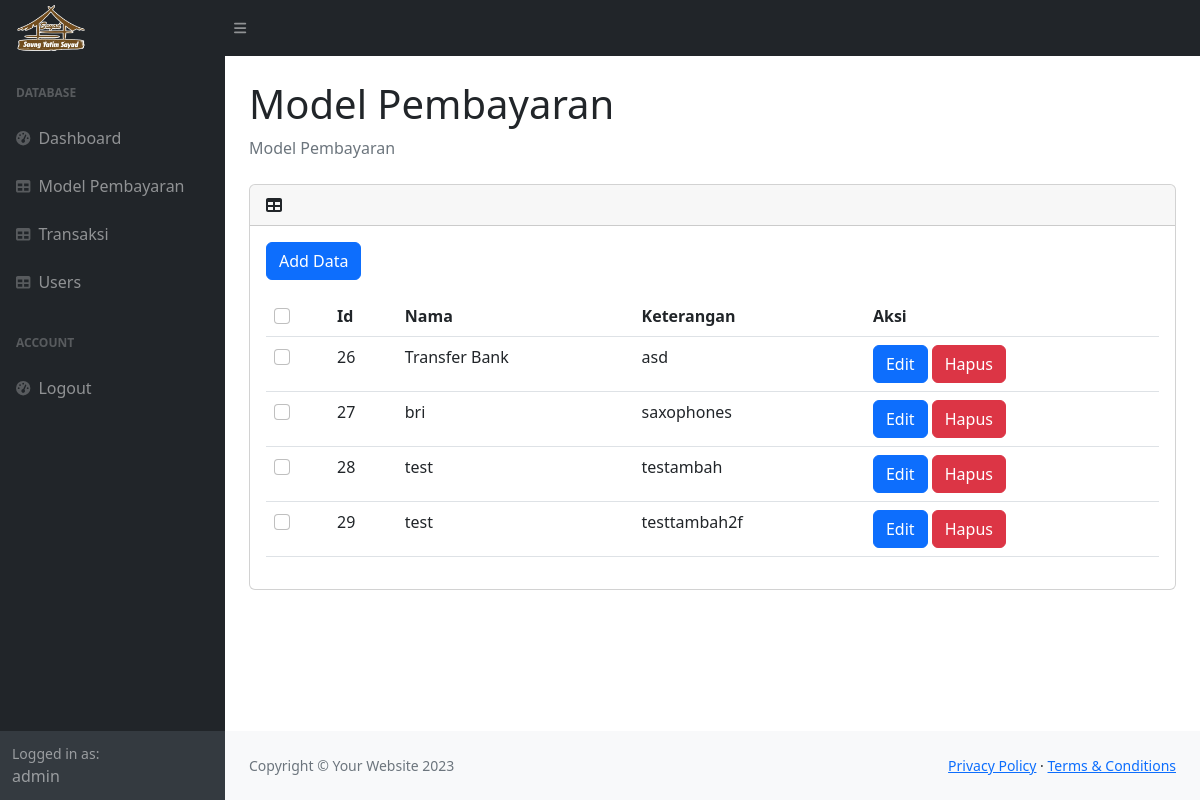
The page /admin/modelpembayaran.php (signed in) on the database as committed earlier.
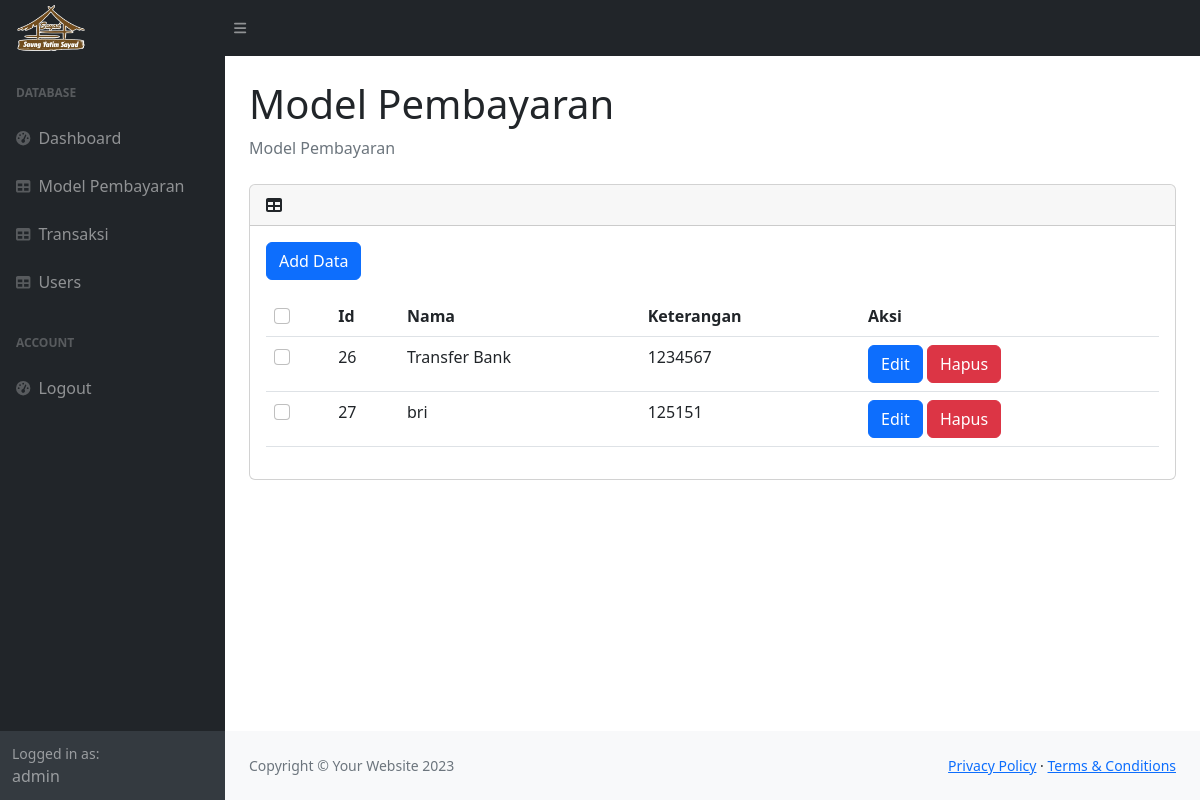
The same page on the database as committed later.
### tables this page shows
CREATE TABLE `model_pembayaran` (
  `id_model` int(11) NOT NULL,
  `metode` varchar(50) NOT NULL,
  `keterangan` varchar(255) DEFAULT NULL
);

### admin/modelpembayaran.php (called while the page is built, shortened)
<?php
    require_once __DIR__ . '/../models/modelpembayaran.php';
    $models = ModelPembayaran::get_all_active();
    require_once __DIR__ . '/views/layout.php';
    require_once __DIR__ . '/views/modelpembayaran.php';
?>

### models/modelpembayaran.php (called while the page is built, shortened)
<?php
    require_once __DIR__ . '/transaksi.php';
    class ModelPembayaran extends Model{
        protected $id;
        protected $nama;
        protected $keterangan;
        function __construct($id, $nama, $keterangan, $is_deleted){
            $this->id = $id;
            $this->nama = $nama;
            $this->keterangan = $keterangan;
        }
        public static function from_array($array){
            return new ModelPembayaran(
                $array[0],
                $array[1],
                $array[2],
                $array[3]
            );
        }
        function get_id(){
            return $this->id;
        }
        function get_nama(){
            return $this->nama;
        }
        function get_keterangan(){
            return $this->keterangan;
        }
        public static function get_all_active(){
            global $conn;
            $datas = [];
            $sql = "SELECT * from model_pembayaran where is_deleted='0'";
            $query = $conn->query($sql);
            if ($query->num_rows > 0){
                foreach ($query->fetch_all() as $raw_data){
                    $datas[] = static::from_array($raw_data);
                }
            }
            return $datas;
        }
    }
?>

### admin/views/modelpembayaran.php (the view, shortened to what this page needs)
<section id="content">
    <div class="container-fluid px-4">
        <h1 class="mt-4">Model Pembayaran</h1>
        <ol class="breadcrumb mb-4">
            <li class="breadcrumb-item active">Model Pembayaran</li>
        </ol>
        <div class="card mt-4">
            <div class="card-header">
                <i class="fas fa-table me-1"></i>
            </div>
            <div class="card-body">
                <button class="btn btn-primary mb-3" id="add-data-btn">Add Data</button>
                <table id="datatablehtml" class="table cell-border hover">
                    <thead>
                        <th>
                            <input class="form-check-input" type="checkbox" id="all-data-checkbox">
                        </th>
                        <th>Id</th>
                        <th>Nama</th>
                        <th>Keterangan</th>
                        <th>Aksi</th>
                    </thead>
                    <tbody>
                        <?php foreach($models as $model) { ?>
                            <tr>
                                <td>
                                    <input class="form-check-input selected-checkbox" type="checkbox" id="data-checkbox" data-id="<?=$model->get_id()?>">
                                </td>
                                <td><?=$model->get_id()?></td>
                                <td><?=$model->get_nama()?></td>
                                <td><?=$model->get_keterangan()?></td>
                                <td>
                                    <button class="btn btn-primary" id="edit-data-btn">Edit</button>
                                    <button class="btn btn-danger" id="delete-data-btn" data-id="<?=$model->get_id()?>">
                                        Hapus
                                    </button>
                                </td>
                            </tr>
                        <?php } ?>
                    </tbody>
                </table>
            </div>
        </div>
    </div>
</section>

Rows that differ between the two databases and show on the page:
removed model_pembayaran: id_model "28", metode "test", keterangan "testambah"
removed model_pembayaran: id_model "29", metode "test", keterangan "testtambah2f"
changed model_pembayaran "Transfer Bank": keterangan "asd" → "1234567"
changed model_pembayaran "bri": keterangan "saxophones" → "125151"
